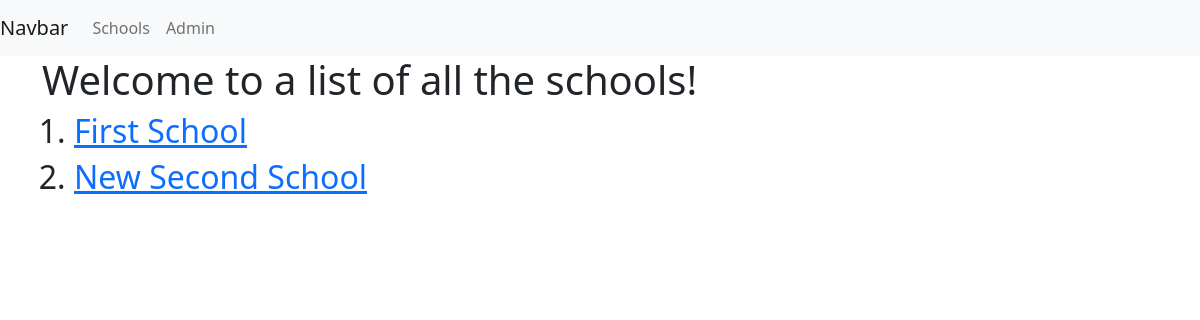
/basic_appcbv/, run on an earlier commit of the app's database.
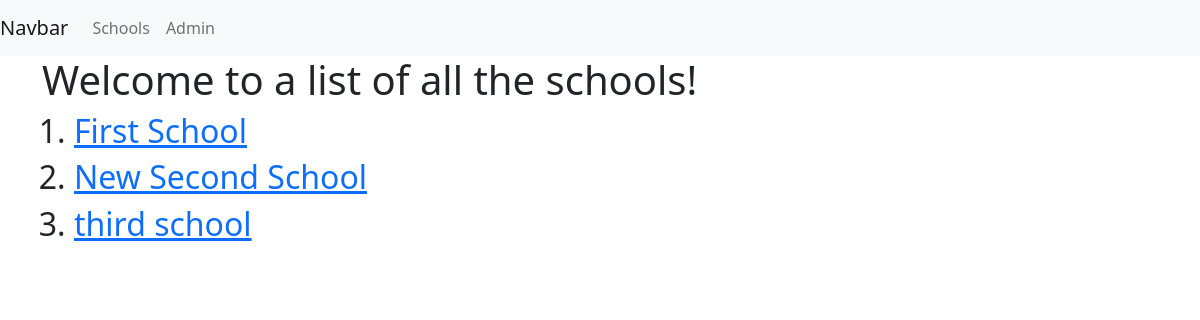
And on a later commit of the database.
### basic_appcbv/models.py (models this page shows, shortened)
class School(models.Model):
    name = models.CharField(max_length=256)
    principal = models.CharField(max_length=256)
    location = models.CharField(max_length=256)

### basic_appcbv/views.py (the view)
class SchoolListView(ListView):
    model = models.School
    context_object_name = 'schools'

### basic_appcbv/templates/basic_appcbv/school_list.html
{% extends "basic_appcbv/basic_app_base.html" %}
{% block body_block %}
<h1>Welcome to a list of all the schools!</h1>
<ol>
    {% for school in schools %}
    <h2><li><a href="{{school.id}}">{{school.name}}</a></li></h2>
    {% endfor %}
</ol>
{% endblock %}

What changed in the data, as far as the page shows it:
added School: name "third school"
